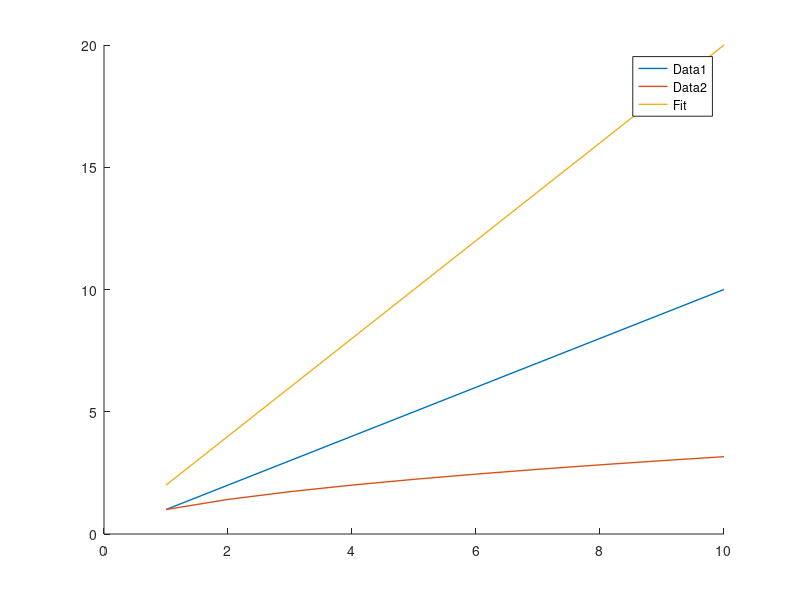

Recreate this plot in MATLAB.
base = fileparts(mfilename('fullpath'));
addpath(genpath(fileparts(base)));
reportsDir = fullfile(fileparts(base),'reports');
if ~isfolder(reportsDir), mkdir(reportsDir); end
outFile = fullfile(reportsDir,'engine_apply_probe.txt');

try
	f = figure('Visible','off'); ax = axes('Parent',f); hold(ax,'on');
	x = 1:10;
	plot(ax,x,x,'DisplayName','Data1','LineWidth',1);
	plot(ax,x,x.^0.5,'DisplayName','Data2','LineWidth',1);
	plot(ax,x,2*x,'DisplayName','Fit','LineWidth',1);
	legend(ax,'show');

	a = SmartFigureEngine.buildAppearanceStyleFromUI('parula','medium',false,'','black','2.5','(no change)','8','1.7','(no change)',true,true,false,f,{});
	SmartFigureEngine.applyAppearanceToTargets(a);

	lines = findall(ax,'Type','line');
	lw = [lines.LineWidth];

	fid = fopen(outFile,'w');
	fprintf(fid,'ok=1\n');
	fprintf(fid,'lw=%s\n',mat2str(sort(lw)));
	fclose(fid);
	close(f);
catch ME
	fid = fopen(outFile,'w');
	fprintf(fid,'ok=0\n');
	fprintf(fid,'id=%s\n',ME.identifier);
	fprintf(fid,'msg=%s\n',ME.message);
	for si = 1:numel(ME.stack)
		fprintf(fid,'stack_%d=%s:%d\n', si, ME.stack(si).file, ME.stack(si).line);
	end
	fclose(fid);
end
